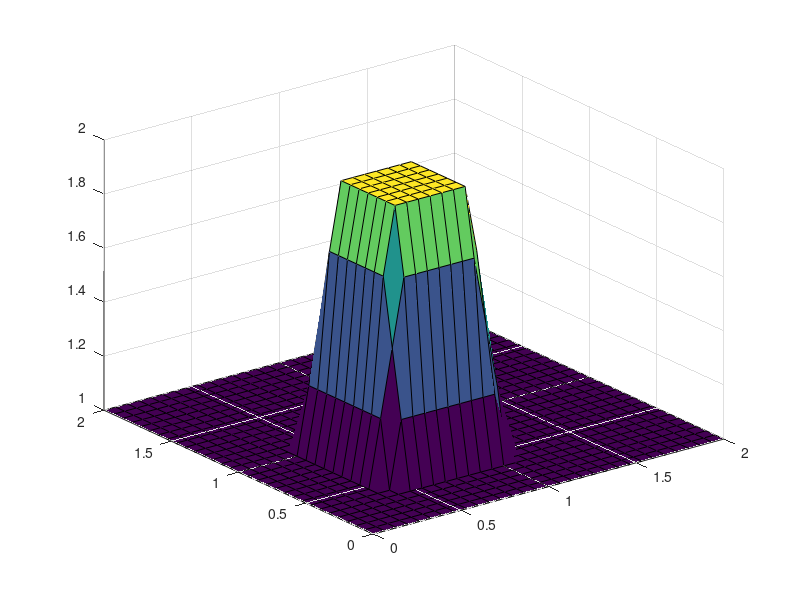

The MATLAB script that drew this image: (Note: this script raises an error after producing the figure.)
%%%variable declarations
clear all
nx = 31;
ny = 31;
nt = 170;
dx = 2.0/(nx-1);
dy = 2.0/(ny-1);
sigma = .25;
nu=.05
dt = sigma*dx*dy/nu;
filename="surface7.gif"

x = linspace(0,2,nx);
y = linspace(0,2,ny);

u = ones(ny,nx);
un=ones(ny,nx);

u(.5/dy:1/dy+1,.5/dx:1/dx+1)=2;
figure(7)
for n=1:nt+1
    un=u;
    for i=2:(ny-1)
        for j=2:(nx-1)
        u(i,j)=un(i,j)+nu*dt/dx^2*(un(i+1,j)-2*un(i,j)+un(i-1,j))+nu*dt/dy^2*(un(i,j+1)-2*un(i,j)+un(i,j-1));
        end
    end
   surf(x,y,u) % Gráfico de superficie.
   drawnow
   frame = getframe(7);
   im = frame2im(frame);
   [imind,cm] = rgb2ind(im,256);
   if n == 1
       imwrite(imind,cm,filename,'gif', 'Loopcount',inf);
   else
       imwrite(imind,cm,filename,'gif','WriteMode','append');
   end
   pause(0.1)
end

